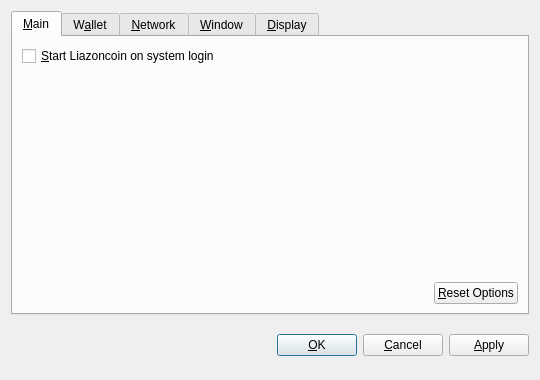
<?xml version="1.0" encoding="UTF-8"?>
<ui version="4.0">
 <class>OptionsDialog</class>
 <widget class="QDialog" name="OptionsDialog">
  <property name="geometry">
   <rect>
    <x>0</x>
    <y>0</y>
    <width>540</width>
    <height>380</height>
   </rect>
  </property>
  <property name="windowTitle">
   <string>Options</string>
  </property>
  <property name="modal">
   <bool>true</bool>
  </property>
  <layout class="QVBoxLayout" name="verticalLayout">
   <item>
    <widget class="QTabWidget" name="tabWidget">
     <property name="tabPosition">
      <enum>QTabWidget::North</enum>
     </property>
     <property name="currentIndex">
      <number>0</number>
     </property>
     <widget class="QWidget" name="tabMain">
      <attribute name="title">
       <string>&amp;Main</string>
      </attribute>
      <layout class="QVBoxLayout" name="verticalLayout_Main">
       <item>
        <widget class="QCheckBox" name="bitcoinAtStartup">
         <property name="toolTip">
          <string>Automatically start Liazoncoin after logging in to the system.</string>
         </property>
         <property name="text">
          <string>&amp;Start Liazoncoin on system login</string>
         </property>
        </widget>
       </item>
       <item>
        <spacer name="verticalSpacer_Main">
         <property name="orientation">
          <enum>Qt::Vertical</enum>
         </property>
         <property name="sizeHint" stdset="0">
          <size>
           <width>20</width>
           <height>40</height>
          </size>
         </property>
        </spacer>
       </item>
       <item>
        <layout class="QHBoxLayout" name="horizontalLayout_2_Main">
         <item>
          <spacer name="horizontalSpacer_2_Main">
           <property name="orientation">
            <enum>Qt::Horizontal</enum>
           </property>
           <property name="sizeHint" stdset="0">
            <size>
             <width>40</width>
             <height>20</height>
            </size>
           </property>
          </spacer>
         </item>
         <item>
          <widget class="QPushButton" name="resetButton">
           <property name="toolTip">
            <string>Reset all client options to default.</string>
           </property>
           <property name="text">
            <string>&amp;Reset Options</string>
           </property>
           <property name="autoDefault">
            <bool>false</bool>
           </property>
          </widget>
         </item>
        </layout>
       </item>
      </layout>
     </widget>
     <widget class="QWidget" name="tabWallet">
      <attribute name="title">
       <string>W&amp;allet</string>
      </attribute>
      <layout class="QVBoxLayout" name="verticalLayout_Network">
       <item>
        <widget class="QLabel" name="transactionFeeInfoLabel">
         <property name="text">
          <string>Optional transaction fee per kB that helps make sure your transactions are processed quickly. Most transactions are 1 kB.</string>
         </property>
         <property name="textFormat">
          <enum>Qt::PlainText</enum>
         </property>
         <property name="wordWrap">
          <bool>true</bool>
         </property>
        </widget>
       </item>
       <item>
        <layout class="QHBoxLayout" name="horizontalLayout_1_Main">
         <item>
          <widget class="QLabel" name="transactionFeeLabel">
           <property name="text">
            <string>Pay transaction &amp;fee</string>
           </property>
           <property name="textFormat">
            <enum>Qt::PlainText</enum>
           </property>
           <property name="buddy">
            <cstring>transactionFee</cstring>
           </property>
          </widget>
         </item>
         <item>
          <widget class="BitcoinAmountField" name="transactionFee"/>
         </item>
         <item>
          <spacer name="horizontalSpacer_1_Main">
           <property name="orientation">
            <enum>Qt::Horizontal</enum>
           </property>
           <property name="sizeHint" stdset="0">
            <size>
             <width>40</width>
             <height>20</height>
            </size>
           </property>
          </spacer>
         </item>
        </layout>
       </item>
       <item>
        <widget class="QLabel" name="label">
         <property name="text">
          <string>If you disable the spending of unconfirmed change, the change from a transaction cannot be used until that transaction has at least one confirmation. This also affects how your balance is computed.</string>
         </property>
         <property name="wordWrap">
          <bool>true</bool>
         </property>
        </widget>
       </item>
       <item>
        <widget class="QCheckBox" name="spendZeroConfChange">
         <property name="text">
          <string>Spend unconfirmed change  (experts only)</string>
         </property>
        </widget>
       </item>
       <item>
        <spacer name="verticalSpacer">
         <property name="orientation">
          <enum>Qt::Vertical</enum>
         </property>
         <property name="sizeHint" stdset="0">
          <size>
           <width>20</width>
           <height>40</height>
          </size>
         </property>
        </spacer>
       </item>
      </layout>
     </widget>
     <widget class="QWidget" name="tabNetwork">
      <attribute name="title">
       <string>&amp;Network</string>
      </attribute>
      <layout class="QVBoxLayout" name="verticalLayout_Network">
       <item>
        <widget class="QCheckBox" name="mapPortUpnp">
         <property name="toolTip">
          <string>Automatically open the Liazoncoin client port on the router. This only works when your router supports UPnP and it is enabled.</string>
         </property>
         <property name="text">
          <string>Map port using &amp;UPnP</string>
         </property>
        </widget>
       </item>
       <item>
        <widget class="QCheckBox" name="connectSocks">
         <property name="toolTip">
          <string>Connect to the Liazoncoin network through a SOCKS proxy (e.g. when connecting through Tor).</string>
         </property>
         <property name="text">
          <string>&amp;Connect through SOCKS proxy:</string>
         </property>
        </widget>
       </item>
       <item>
        <layout class="QHBoxLayout" name="horizontalLayout_Network">
         <item>
          <widget class="QLabel" name="proxyIpLabel">
           <property name="text">
            <string>Proxy &amp;IP:</string>
           </property>
           <property name="textFormat">
            <enum>Qt::PlainText</enum>
           </property>
           <property name="buddy">
            <cstring>proxyIp</cstring>
           </property>
          </widget>
         </item>
         <item>
          <widget class="QValidatedLineEdit" name="proxyIp">
           <property name="maximumSize">
            <size>
             <width>140</width>
             <height>16777215</height>
            </size>
           </property>
           <property name="toolTip">
            <string>IP address of the proxy (e.g. 127.0.0.1)</string>
           </property>
          </widget>
         </item>
         <item>
          <widget class="QLabel" name="proxyPortLabel">
           <property name="text">
            <string>&amp;Port:</string>
           </property>
           <property name="textFormat">
            <enum>Qt::PlainText</enum>
           </property>
           <property name="buddy">
            <cstring>proxyPort</cstring>
           </property>
          </widget>
         </item>
         <item>
          <widget class="QLineEdit" name="proxyPort">
           <property name="maximumSize">
            <size>
             <width>55</width>
             <height>16777215</height>
            </size>
           </property>
           <property name="toolTip">
            <string>Port of the proxy (e.g. 9050)</string>
           </property>
          </widget>
         </item>
         <item>
          <widget class="QLabel" name="socksVersionLabel">
           <property name="text">
            <string>SOCKS &amp;Version:</string>
           </property>
           <property name="textFormat">
            <enum>Qt::PlainText</enum>
           </property>
           <property name="buddy">
            <cstring>socksVersion</cstring>
           </property>
          </widget>
         </item>
         <item>
          <widget class="QValueComboBox" name="socksVersion">
           <property name="toolTip">
            <string>SOCKS version of the proxy (e.g. 5)</string>
           </property>
          </widget>
         </item>
         <item>
          <spacer name="horizontalSpacer_Network">
           <property name="orientation">
            <enum>Qt::Horizontal</enum>
           </property>
           <property name="sizeHint" stdset="0">
            <size>
             <width>40</width>
             <height>20</height>
            </size>
           </property>
          </spacer>
         </item>
        </layout>
       </item>
       <item>
        <spacer name="verticalSpacer_Network">
         <property name="orientation">
          <enum>Qt::Vertical</enum>
         </property>
         <property name="sizeHint" stdset="0">
          <size>
           <width>20</width>
           <height>40</height>
          </size>
         </property>
        </spacer>
       </item>
      </layout>
     </widget>
     <widget class="QWidget" name="tabWindow">
      <attribute name="title">
       <string>&amp;Window</string>
      </attribute>
      <layout class="QVBoxLayout" name="verticalLayout_Window">
       <item>
        <widget class="QCheckBox" name="minimizeToTray">
         <property name="toolTip">
          <string>Show only a tray icon after minimizing the window.</string>
         </property>
         <property name="text">
          <string>&amp;Minimize to the tray instead of the taskbar</string>
         </property>
        </widget>
       </item>
       <item>
        <widget class="QCheckBox" name="minimizeOnClose">
         <property name="toolTip">
          <string>Minimize instead of exit the application when the window is closed. When this option is enabled, the application will be closed only after selecting Quit in the menu.</string>
         </property>
         <property name="text">
          <string>M&amp;inimize on close</string>
         </property>
        </widget>
       </item>
       <item>
        <spacer name="verticalSpacer_Window">
         <property name="orientation">
          <enum>Qt::Vertical</enum>
         </property>
         <property name="sizeHint" stdset="0">
          <size>
           <width>20</width>
           <height>40</height>
          </size>
         </property>
        </spacer>
       </item>
      </layout>
     </widget>
     <widget class="QWidget" name="tabDisplay">
      <attribute name="title">
       <string>&amp;Display</string>
      </attribute>
      <layout class="QVBoxLayout" name="verticalLayout_Display">
       <item>
        <layout class="QHBoxLayout" name="horizontalLayout_1_Display">
         <item>
          <widget class="QLabel" name="langLabel">
           <property name="text">
            <string>User Interface &amp;language:</string>
           </property>
           <property name="textFormat">
            <enum>Qt::PlainText</enum>
           </property>
           <property name="buddy">
            <cstring>lang</cstring>
           </property>
          </widget>
         </item>
         <item>
          <widget class="QValueComboBox" name="lang">
           <property name="toolTip">
            <string>The user interface language can be set here. This setting will take effect after restarting Liazoncoin.</string>
           </property>
          </widget>
         </item>
        </layout>
       </item>
       <item>
        <layout class="QHBoxLayout" name="horizontalLayout_2_Display">
         <item>
          <widget class="QLabel" name="unitLabel">
           <property name="text">
            <string>&amp;Unit to show amounts in:</string>
           </property>
           <property name="textFormat">
            <enum>Qt::PlainText</enum>
           </property>
           <property name="buddy">
            <cstring>unit</cstring>
           </property>
          </widget>
         </item>
         <item>
          <widget class="QValueComboBox" name="unit">
           <property name="toolTip">
            <string>Choose the default subdivision unit to show in the interface and when sending coins.</string>
           </property>
          </widget>
         </item>
        </layout>
       </item>
       <item>
        <widget class="QCheckBox" name="displayAddresses">
         <property name="toolTip">
          <string>Whether to show Liazoncoin addresses in the transaction list or not.</string>
         </property>
         <property name="text">
          <string>&amp;Display addresses in transaction list</string>
         </property>
        </widget>
       </item>
       <item>
        <widget class="QCheckBox" name="coinControlFeatures">
         <property name="toolTip">
          <string>Whether to show coin control features or not.</string>
         </property>
         <property name="text">
          <string>Display coin &amp;control features (experts only!)</string>
         </property>
        </widget>
       </item>
       <item>
        <spacer name="verticalSpacer_Display">
         <property name="orientation">
          <enum>Qt::Vertical</enum>
         </property>
         <property name="sizeHint" stdset="0">
          <size>
           <width>20</width>
           <height>40</height>
          </size>
         </property>
        </spacer>
       </item>
      </layout>
     </widget>
    </widget>
   </item>
   <item>
    <layout class="QHBoxLayout" name="horizontalLayout_Buttons">
     <item>
      <spacer name="horizontalSpacer_1">
       <property name="orientation">
        <enum>Qt::Horizontal</enum>
       </property>
       <property name="sizeHint" stdset="0">
        <size>
         <width>40</width>
         <height>48</height>
        </size>
       </property>
      </spacer>
     </item>
     <item>
      <widget class="QLabel" name="statusLabel">
       <property name="font">
        <font>
         <weight>75</weight>
         <bold>true</bold>
        </font>
       </property>
       <property name="text">
        <string/>
       </property>
       <property name="textFormat">
        <enum>Qt::PlainText</enum>
       </property>
       <property name="wordWrap">
        <bool>true</bool>
       </property>
      </widget>
     </item>
     <item>
      <spacer name="horizontalSpacer_2">
       <property name="orientation">
        <enum>Qt::Horizontal</enum>
       </property>
       <property name="sizeHint" stdset="0">
        <size>
         <width>40</width>
         <height>48</height>
        </size>
       </property>
      </spacer>
     </item>
     <item>
      <widget class="QPushButton" name="okButton">
       <property name="text">
        <string>&amp;OK</string>
       </property>
      </widget>
     </item>
     <item>
      <widget class="QPushButton" name="cancelButton">
       <property name="text">
        <string>&amp;Cancel</string>
       </property>
       <property name="autoDefault">
        <bool>false</bool>
       </property>
      </widget>
     </item>
     <item>
      <widget class="QPushButton" name="applyButton">
       <property name="text">
        <string>&amp;Apply</string>
       </property>
       <property name="autoDefault">
        <bool>false</bool>
       </property>
      </widget>
     </item>
    </layout>
   </item>
  </layout>
 </widget>
 <customwidgets>
  <customwidget>
   <class>BitcoinAmountField</class>
   <extends>QSpinBox</extends>
   <header>bitcoinamountfield.h</header>
  </customwidget>
  <customwidget>
   <class>QValueComboBox</class>
   <extends>QComboBox</extends>
   <header>qvaluecombobox.h</header>
  </customwidget>
  <customwidget>
   <class>QValidatedLineEdit</class>
   <extends>QLineEdit</extends>
   <header>qvalidatedlineedit.h</header>
  </customwidget>
 </customwidgets>
 <resources/>
 <connections/>
</ui>
